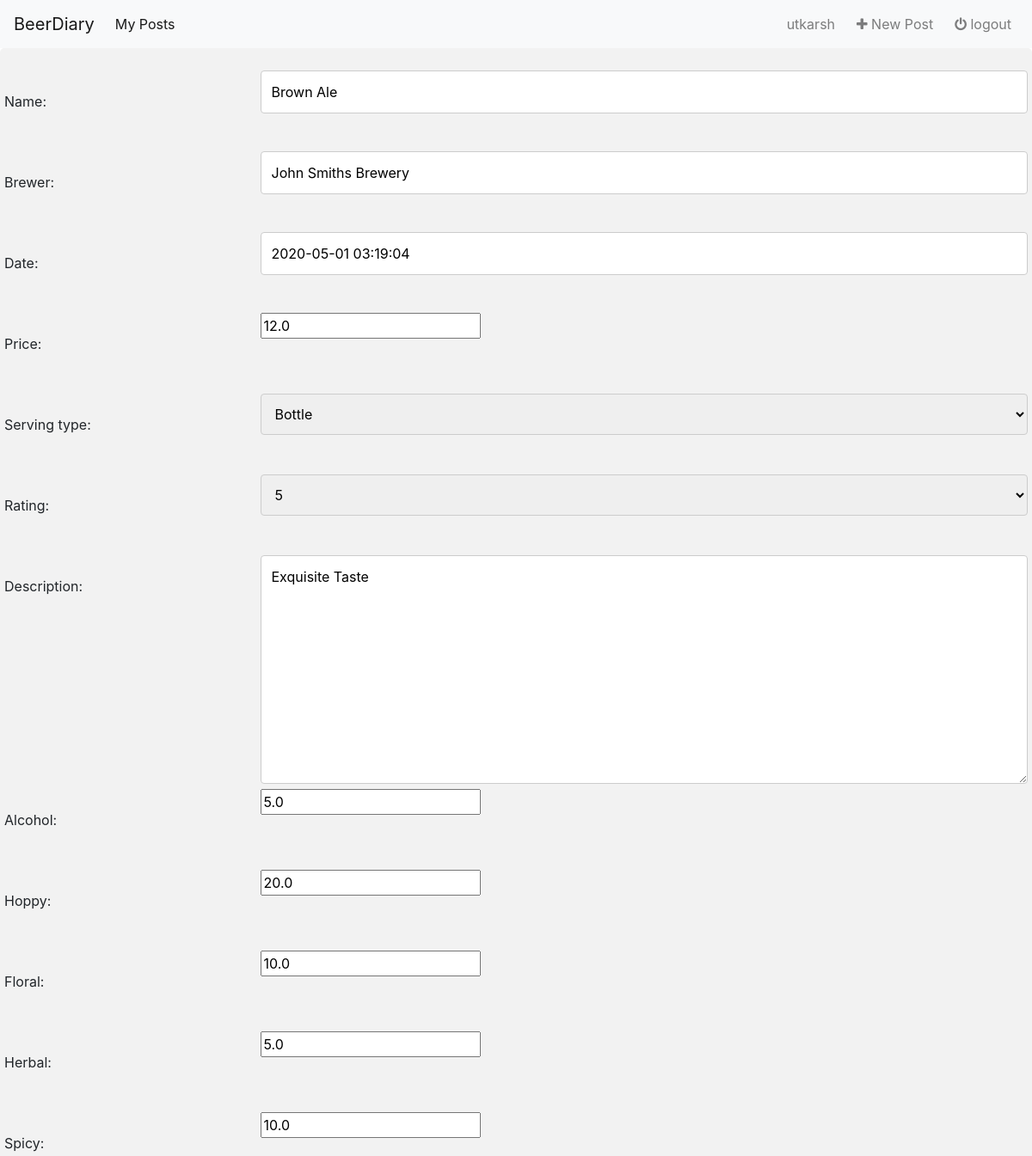
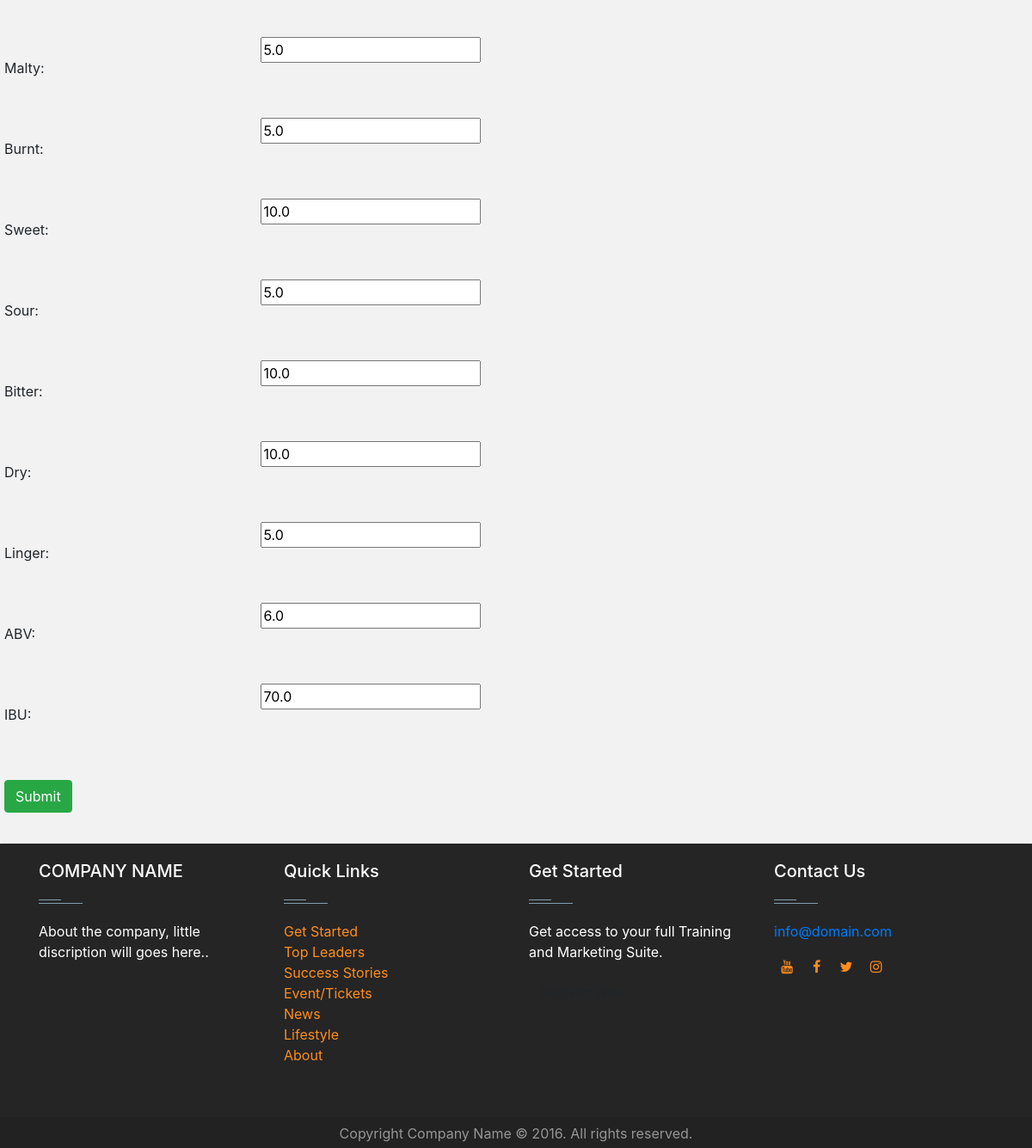
The page /30/update (signed in) on the database its author committed (2 pictures, top to bottom).
### beers/models.py (models this page shows, shortened)
class Beer(models.Model):
    author = models.ForeignKey(User, null=True, on_delete=models.CASCADE)
    name = models.CharField(max_length=250)
    brewer = models.CharField(max_length=250)
    date = models.DateTimeField(default=datetime.now)
    price = models.FloatField()
    serving_type = models.CharField(max_length=250)
    rating = models.CharField(max_length=250)
    description = models.TextField(max_length=500, null=True)
    alcohol = models.FloatField(default=5)
    hoppy = models.FloatField(default=20)
    floral = models.FloatField(default=10)
    herbal= models.FloatField(default=5)
    spicy = models.FloatField(default=10)
    malty = models.FloatField(default=5)
    burnt = models.FloatField(default=5)
    sweet = models.FloatField(default=10)
    sour = models.FloatField(default=5)
    bitter = models.FloatField(default=10)
    dry = models.FloatField(default=10)
    linger = models.FloatField(default=5)
    abv = models.FloatField(default=6, verbose_name='ABV')
    ibu = models.FloatField(default=70, verbose_name='IBU')

### beers/views.py (the view, shortened to what this page needs)
# urls.py: path('<slug:pk>/update', views.UpdateBeer.as_view(), name='update_beer'),
class UpdateBeer(LoginRequiredMixin, UserPassesTestMixin, UpdateView):
    model = Beer
    form_class = AddBeerForm
    template_name = 'beers/add_beer.html'
    success_url = reverse_lazy('beers:detail')
    def test_func(self):
        post = self.get_object()
        if self.request.user == post.author:
            return True
        return False

### beers/forms.py (shortened to what this page needs)
class AddBeerForm(forms.ModelForm):
    CHOICES = (
        ("Bottle", "Bottle"),
        ("Draft", "Draft"),
    )
    serving_type = forms.ChoiceField(choices=CHOICES)
    rating = forms.ChoiceField(choices=[(x, x) for x in range(1, 6)])
    class Meta:
        model = Beer
        fields = '__all__'
        exclude = ['author']

### templates/beers/add_beer.html (shortened to what this page needs)
{% extends 'base.html' %}
{% load staticfiles %}
{% block main-content %}
<div class="beer-container">
  <form method="post" enctype="multipart/form-data">
    {% for field in form %}
    <div class="row">
      <div class="col-25">
        <label>{{ field.label_tag }}</label>
      </div>
      <div class="col-75">
        {{ field }}
      </div>
    </div>
    {% endfor %}
    <br>
    <div class="row">
      <button class="btn btn-success" type="submit">Submit</button>
    </div>
  </form>
</div>
{% endblock %}

### templates/base.html (shortened to what this page needs)
{% load staticfiles %}
{% load custom_url %}
<html>
<head>
  <link rel="stylesheet" type="text/css" href="{% static 'css/style.css' %}">
  <link rel="stylesheet" href="https://stackpath.bootstrapcdn.com/bootstrap/4.4.1/css/bootstrap.min.css">
  <link href="https://maxcdn.bootstrapcdn.com/font-awesome/4.7.0/css/font-awesome.min.css" rel="stylesheet">
</head>
<body>
<nav class="navbar navbar-expand-lg navbar-light bg-light">
  <a class="navbar-brand" href="{% url 'beers:index' %}">BeerDiary</a>
  <div class="collapse navbar-collapse" id="navbarSupportedContent">
    <ul class="navbar-nav mr-auto">
      {% if user.username %}
        <li class="nav-item active">
          <a class="nav-link" href="{% url 'beers:detail' %}">My Posts</a>
        </li>
      {% endif %}
    </ul>
    <ul class="nav navbar-nav navbar-right">
      {% if user.username %}
        <li>
          <a class="nav-link">{{ user.username }} &nbsp;</a>
        </li>
        <li class="">
          <a class="nav-link" href="{% url 'beers:add_beer' %}">
            <i class="fa fa-plus" aria-hidden="true"></i> New Post &nbsp;
          </a>
        </li>
        <li>
          <a class="nav-link" href="{% url 'beers:logout_user' %}">
            <i class="fa fa-power-off" aria-hidden="true"></i> logout
          </a>
        </li>
      {% endif %}
    </ul>
  </div>
</nav>
{% block main-content %}
{% endblock %}
<footer id="footer" class="footer-1">
  <div class="main-footer widgets-dark typo-light">
    <div class="container">
      <div class="row">
        <div class="col-xs-12 col-sm-6 col-md-3">
          <div class="widget subscribe no-box">
          <h5 class="widget-title">COMPANY NAME<span></span></h5>
          <p>About the company, little discription will goes here.. </p>
          </div>
        </div>
        <div class="col-xs-12 col-sm-6 col-md-3">
          <div class="widget no-box">
            <h5 class="widget-title">Quick Links<span></span></h5>
            <ul class="thumbnail-widget">
              <li>
                <div class="thumb-content"><a href="#.">Get Started</a></div>
              </li>
              <li>
                <div class="thumb-content"><a href="#.">Top Leaders</a></div>
              </li>
              <li>
                <div class="thumb-content"><a href="#.">Success Stories</a></div>
              </li>
              <li>
                <div class="thumb-content"><a href="#.">Event/Tickets</a></div>
              </li>
              <li>
                <div class="thumb-content"><a href="#.">News</a></div>
              </li>
              <li>
                <div class="thumb-content"><a href="#.">Lifestyle</a></div>
              </li>
              <li>
                <div class="thumb-content"><a href="#.">About</a></div>
              </li>
            </ul>
          </div>
        </div>
        <div class="col-xs-12 col-sm-6 col-md-3">
          <div class="widget no-box">
          <h5 class="widget-title">Get Started<span></span></h5>
          <p>Get access to your full Training and Marketing Suite.</p>
          <a class="btn" href="#." target="_blank">Register Now</a>
          </div>
        </div>
        <div class="col-xs-12 col-sm-6 col-md-3">
          <div class="widget no-box">
            <h5 class="widget-title">Contact Us<span></span></h5>
            <p><a href="mailto:info@domain.com" title="glorythemes">info@domain.com</a></p>
            <ul class="social-footer2">
              <li class="">
                <a title="youtube" target="_blank" href="https://www.youtube.com/"><i style="padding-top: 5px" class="fa fa-youtube"></i></a>
              </li>
              <li class="">
                <a href="https://www.facebook.com/" target="_blank" title="Facebook"><i style="padding-top: 5px" class="fa fa-facebook"></i></a>
              </li>
              <li class="">
                <a href="https://twitter.com" target="_blank" title="Twitter"><i style="padding-top: 5px" class="fa fa-twitter"></i></a>
              </li>
              <li class="">
                <a title="instagram" target="_blank" href="https://www.instagram.com/"><i style="padding-top: 5px" class="fa fa-instagram"></i></a>
              </li>
            </ul>
          </div>
        </div>
      </div>
    </div>
  </div>
  <div class="footer-copyright">
    <div class="container">
      <div class="row">
        <div class="col-md-12 text-center">
          <p>Copyright Company Name © 2016. All rights reserved.</p>
        </div>
      </div>
    </div>
  </div>
</footer>
</body>

### beers/static/css/style.css (style rules this page uses)
body { color: black; }
.footer-1 .footer-copyright { margin-bottom: 0px; }
footer .main-footer { padding: 20px 0; background: #252525; }
footer ul { padding-left: 0; list-style: none; }
.footer-copyright { background: #222; padding: 5px 0; }
.footer-copyright p { color: #969696; margin: 2px 0 0; }
.widget { padding: 20px; margin-bottom: 40px; }
.widget.no-box { padding: 0; background-color: transparent; margin-bottom: 40px; box-shadow: none; -webkit-box-shadow: none; -moz-box-shadow: none; -ms-box-shadow: none; -o-box-shadow: none; }
.widget.subscribe p { margin-bottom: 18px; }
.widget li a { color: #ff8d1e; }
.widget-title { margin-bottom: 20px; }
.widget-title span { background: #839FAD none repeat scroll 0 0;display: block; height: 1px;margin-top: 25px;position: relative;width: 20%; }
.widget-title span::after { background: inherit;content: "";height: inherit; position: absolute;top: -4px;width: 50%; }
.typo-light h1, .typo-light h2, .typo-light h3, .typo-light h4, .typo-light h5, .typo-light h6, .typo-light p, .typo-light div, .typo-light span, .typo-light small { color: #fff; }
ul.social-footer2 { margin: 0;padding: 0; width: auto; }
ul.social-footer2 li { display: inline-block;padding: 0; }
ul.social-footer2 li a { display: block; height:30px;width: 30px;text-align: center; }
.btn { background-color: #ff8d1e; color:#fff; }

### templates/beers/add_beer.html (style rules this page uses)
input[type=text], select, textarea { width: 100%; padding: 12px; border: 1px solid #ccc; border-radius: 4px; box-sizing: border-box; resize: vertical; }
label { padding: 12px 12px 12px 0; display: inline-block; }
.beer-container { border-radius: 5px; background-color: #f2f2f2; padding: 20px; }
.col-25 { float: left; width: 25%; margin-top: 6px; }
.col-75 { float: left; width: 75%; margin-top: 6px; }
.row:after { content: ""; display: table; clear: both; }

### rows shown on the page
Beer: form "Brown Ale" "John Smiths Brewery" "2020-05-01 03:19:04" "12.0" "Bottle" "5" "Exquisite Taste" "5.0" "20.0" "10.0" "5.0" "10.0" "5.0" "5.0" "10.0" "5.0" "10.0" "10.0" "5.0" "6.0" "70.0"

### other values the page prints
{{ user.username }} "utkarsh"
{{ field.label_tag }} "Name:" "Brewer:" "Date:" "Price:" "Serving type:" "Rating:" "Description:" "Alcohol:" "Hoppy:" "Floral:" "Herbal:" "Spicy:" "Malty:" "Burnt:" "Sweet:" "Sour:" "Bitter:" "Dry:" "Linger:" "ABV:" "IBU:"
